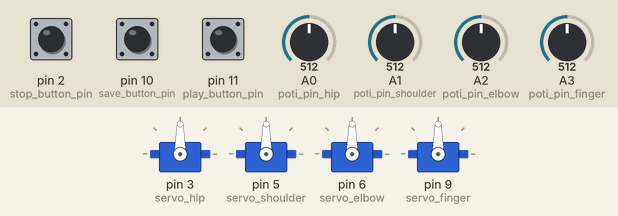
The program below on a simulated Arduino Uno, built with avr-gcc and run on an emulated ATmega328P. On the bench: 4 × servo. The inputs (shaded band) are chosen by the test bench; at power-on: A0 (poti_pin_hip) = 512, A1 (poti_pin_shoulder) = 512, A2 (poti_pin_elbow) = 512, A3 (poti_pin_finger) = 512, pin 2 (stop_button_pin) HIGH, pin 10 (save_button_pin) HIGH, pin 11 (play_button_pin) HIGH.

Above: at 1.6 s.
3.3 s: A0 (poti_pin_hip) set to 716
At 6.0 s:
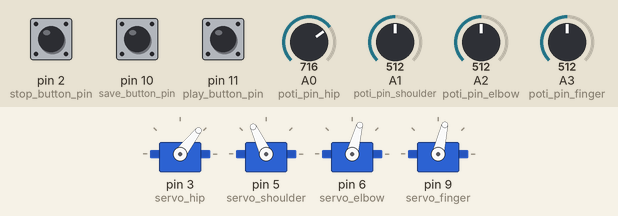
6.3 s: A1 (poti_pin_shoulder) set to 716
At 7.1 s:
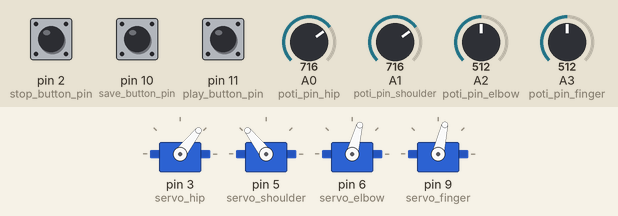
9.3 s: A2 (poti_pin_elbow) set to 716
At 11.2 s:
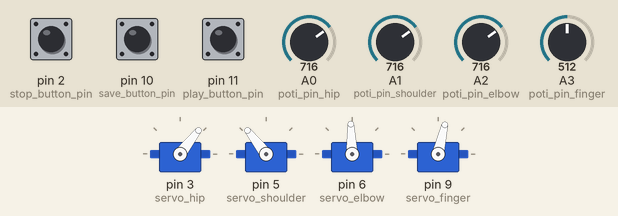
12.3 s: A3 (poti_pin_finger) set to 165
At 13.8 s:
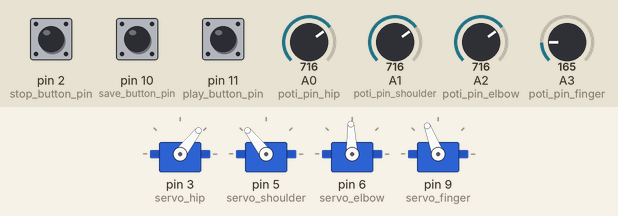
14.1 s: A0 (poti_pin_hip) set to 306
At 14.39 s:
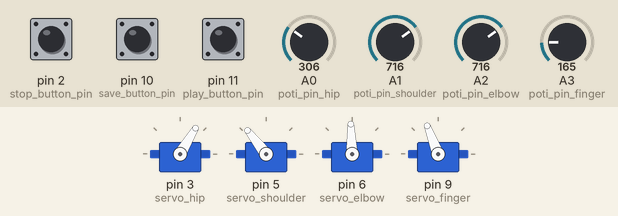
17.1 s: A0 (poti_pin_hip) set to 30
Timing chart, 0 to 20.7 s (numbered marks = the images above; inputs shaded):
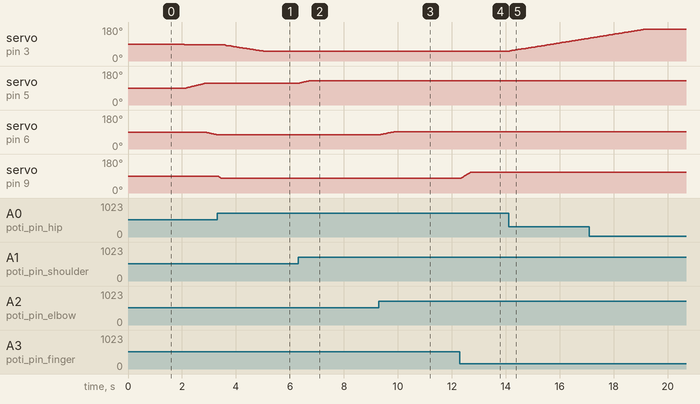

Measured:
- after the input at 3.3 s, servo on pin 3 (servo_hip): moves from 87° to 52° over 1.5 s, starting after 0.22 s
- after the input at 6.3 s, servo on pin 5 (servo_shoulder): moves from 115° to 128° over 0.37 s, starting at once
- after the input at 9.3 s, servo on pin 6 (servo_elbow): moves from 75° to 92° over 0.56 s, starting at once
- after the input at 12.3 s, servo on pin 9 (servo_finger): moves from 77° to 111° over 0.38 s, starting at once
- after the input at 14.1 s, servo on pin 3 (servo_hip): moves from 52° to 121° over 2.9 s, starting at once

The program:

main.cpp
```cpp
#include <Arduino.h>
#include "ValueSmoothingLib.h"
#include "VarSpeedServo.h" // Lib-Ordner von github von Hand kopieren nach:
                           // E:\.......\RobotArmServo\.pio\libdeps\uno\VarSpeedServo
                           // weil VarSpeedServo-Lib über PlatformIO nicht für Arduino ist

VarSpeedServo servo_hip;      // create servo object to control a servo
VarSpeedServo servo_shoulder; // create servo object to control a servo
VarSpeedServo servo_elbow;    // create servo object to control a servo
VarSpeedServo servo_finger;   // create servo object to control a servo

const int poti_pin_hip = A0;
const int poti_pin_shoulder = A1;
const int poti_pin_elbow = A2;
const int poti_pin_finger = A3;

const int save_button_pin = 10;
const int play_button_pin = 11;
const int stop_button_pin = 2;   // Interrupt-Pin

int hip_min_pos = 0, hip_max_pos = 175, hip_target_pos;
int shoulder_min_pos = 80, shoulder_max_pos = 150, shoulder_target_pos;
int elbow_min_pos = 30, elbow_max_pos = 120, elbow_target_pos;
int finger_min_pos = 28, finger_max_pos = 128, finger_target_pos;
int hip_speed = 15;      // 0=full speed, 1-255 slower to faster
int shoulder_speed = 22; // 0=full speed, 1-255 slower to faster
int elbow_speed = 20;    // 0=full speed, 1-255 slower to faster
int finger_speed = 60;  // 0=full speed, 1-255 slower to faster

int hip_actual_pos, shoulder_actual_pos, elbow_actual_pos, finger_actual_pos;
int *saved_positions = NULL;
int saved_positions_count = 0;

int num_readings = 15;
#define DEBOUNCE_TIME 100ul

volatile bool isStopped = LOW;

SmoothedValue hipPotiValue(num_readings, poti_pin_hip); // Anzahl der Durchläufe, Pin
SmoothedValue shoulderPotiValue(num_readings, poti_pin_shoulder);
SmoothedValue elbowPotiValue(num_readings, poti_pin_elbow);
SmoothedValue fingerPotiValue(num_readings, poti_pin_finger);

bool SaveButtonIsPressed(int pin, unsigned long millis_now, unsigned long debounce_time);
bool PlayButtonIsPressed(int pin, unsigned long millis_now, unsigned long debounce_time);
void IsrFunction();

void setup()
{
  Serial.begin(9600);
  servo_hip.attach(3);      // attaches the servo on pin 9 to the servo object
  delay(500);               // weil alle Servos auf einmal zu viel Strom ziehen würden
  servo_shoulder.attach(5); // attaches the servo on pin 9 to the servo object
  delay(500);               // weil alle Servos auf einmal zu viel Strom ziehen würden
  servo_elbow.attach(6);    // attaches the servo on pin 9 to the servo object
  delay(500);               // weil alle Servos auf einmal zu viel Strom ziehen würden
  servo_finger.attach(9);   // attaches the servo on pin 9 to the servo object
  delay(500);               // weil alle Servos auf einmal zu viel Strom ziehen würden

  pinMode(poti_pin_hip, INPUT);
  pinMode(poti_pin_shoulder, INPUT);
  pinMode(poti_pin_elbow, INPUT);
  pinMode(poti_pin_finger, INPUT);
  pinMode(save_button_pin, INPUT_PULLUP);
  pinMode(play_button_pin, INPUT_PULLUP);
  pinMode(stop_button_pin, INPUT_PULLUP);
  attachInterrupt(digitalPinToInterrupt(stop_button_pin), IsrFunction, FALLING); // 0,1 µF Kondensator an Pin und GND, da sonst bei Play durch Störungen der Motoren der Interrupt triggert

  for (int i = 0; i < num_readings; i++)
  {
    hip_target_pos = map(hipPotiValue.calculateWithNewValue(), 1023, 0, hip_min_pos, hip_max_pos);
    shoulder_target_pos = map(shoulderPotiValue.calculateWithNewValue(), 0, 1023, shoulder_min_pos, shoulder_max_pos);
    elbow_target_pos = map(elbowPotiValue.calculateWithNewValue(), 0, 1023, elbow_min_pos, elbow_max_pos);
    finger_target_pos = map(fingerPotiValue.calculateWithNewValue(), 1023, 0, finger_min_pos, finger_max_pos);
  }
}

void loop()
{
  unsigned long millis_now = millis();
  hip_target_pos = map(hipPotiValue.calculateWithNewValue(), 1023, 0, hip_min_pos, hip_max_pos);
  shoulder_target_pos = map(shoulderPotiValue.calculateWithNewValue(), 0, 1023, shoulder_min_pos, shoulder_max_pos);
  elbow_target_pos = map(elbowPotiValue.calculateWithNewValue(), 0, 1023, elbow_min_pos, elbow_max_pos);
  finger_target_pos = map(fingerPotiValue.calculateWithNewValue(), 1023, 0, finger_min_pos, finger_max_pos);

  servo_hip.write(hip_target_pos, hip_speed, true);                // tell servo to go to position in variable 'pos'
  servo_shoulder.write(shoulder_target_pos, shoulder_speed, true); // tell servo to go to position in variable 'pos'
  servo_elbow.write(elbow_target_pos, elbow_speed, true);          // tell servo to go to position in variable 'pos'
  servo_finger.write(finger_target_pos, finger_speed, true);       // tell servo to go to position in variable 'pos'

  // Serial.println(hip_target_pos);
  // Serial.println(shoulder_target_pos);
  // Serial.println(elbow_target_pos);
  // Serial.println(finger_target_pos);
  // Serial.println();
  // delay(100);

  if (SaveButtonIsPressed(save_button_pin, millis_now, DEBOUNCE_TIME))
  {
    saved_positions_count++;
    if (saved_positions == NULL)
    {
      saved_positions = (int *)calloc(4 * saved_positions_count, sizeof(int)); // calloc initialisiert mit 0; 4 * weil immer 4 Poti-Werte gespeichert werden müssen
      if (saved_positions == NULL)
        Serial.println("Speicher reservieren nicht möglich!");
      else
        Serial.println("Speicher reserviert!");
    }
    else
    {
      saved_positions = (int *)realloc(saved_positions, 4 * saved_positions_count * sizeof(int)); // 4 * weil immer 4 Poti-Werte gespeichert werden müssen
      if (saved_positions == NULL)
        Serial.println("Speicher erweitern nicht möglich!");
      else
        Serial.println("Speicher erweitert!");
    }

    saved_positions[4 * saved_positions_count - 4] = hip_target_pos;      // für ersten Durchlauf -> 4 * 1 - 4 = 0 -> Postion 0 im Array
    saved_positions[4 * saved_positions_count - 3] = shoulder_target_pos; // für ersten Durchlauf -> 4 * 1 - 3 = 1 -> Postion 1 im Array
    saved_positions[4 * saved_positions_count - 2] = elbow_target_pos;    // für ersten Durchlauf -> 4 * 1 - 2 = 2 -> Postion 2 im Array
    saved_positions[4 * saved_positions_count - 1] = finger_target_pos;   // für ersten Durchlauf -> 4 * 1 - 1 = 3 -> Postion 3 im Array
  }

  if (PlayButtonIsPressed(play_button_pin, millis_now, DEBOUNCE_TIME))
  {
    Serial.println("Play!");
    while (!isStopped)
    {
      for (int i = 0; i < saved_positions_count; i++)
      {
        servo_hip.write(saved_positions[i * 4], hip_speed, true); // tell servo to go to position in variable 'pos'
        if (isStopped)
          break;
        servo_shoulder.write(saved_positions[i * 4 + 1], shoulder_speed, true); // tell servo to go to position in variable 'pos'
        if (isStopped)
          break;
        servo_elbow.write(saved_positions[i * 4 + 2], elbow_speed, true); // tell servo to go to position in variable 'pos'
        if (isStopped)
          break;
        servo_finger.write(saved_positions[i * 4 + 3], finger_speed, true); // tell servo to go to position in variable 'pos'
      }
    }
  }

  if (isStopped)
  {
    free(saved_positions);
    saved_positions = NULL;
    saved_positions_count = 0;
    Serial.println("Stopp und Speicher gelöscht!");
    isStopped = LOW;
  }
}

bool SaveButtonIsPressed(int pin, unsigned long millis_now, unsigned long debounce_time)
{
  static unsigned long last_millis_button = 0;
  static bool button_was_pushed = LOW;
  bool button_is_pushed = !digitalRead(pin); // betätigt ist LOW

  if (button_is_pushed && !button_was_pushed && millis_now - last_millis_button >= DEBOUNCE_TIME)
  { // wenn fallende Flanke erkannt wurde und die Entprellzeit abgelaufen ist, wird der Tastendruck weiterverarbeitet
    last_millis_button = millis_now;
    button_was_pushed = button_is_pushed;
    return 1;
  }
  else
  {
    button_was_pushed = button_is_pushed;
    return 0;
  }
}

bool PlayButtonIsPressed(int pin, unsigned long millis_now, unsigned long debounce_time)
{
  static unsigned long last_millis_button = 0;
  static bool button_was_pushed = LOW;
  bool button_is_pushed = !digitalRead(pin); // betätigt ist LOW

  if (button_is_pushed && !button_was_pushed && millis_now - last_millis_button >= DEBOUNCE_TIME)
  { // wenn fallende Flanke erkannt wurde und die Entprellzeit abgelaufen ist, wird der Tastendruck weiterverarbeitet
    last_millis_button = millis_now;
    button_was_pushed = button_is_pushed;
    return 1;
  }
  else
  {
    button_was_pushed = button_is_pushed;
    return 0;
  }
}

void IsrFunction()
{
  isStopped = HIGH;
}
```
